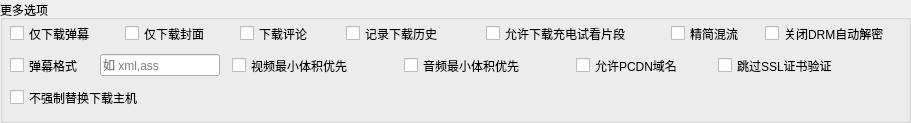
  <widget class="QGroupBox" name="groupBox_15">
   <property name="geometry">
    <rect>
     <x>630</x>
     <y>500</y>
     <width>911</width>
     <height>123</height>
    </rect>
   </property>
   <property name="title">
    <string>更多选项</string>
   </property>
   <widget class="QCheckBox" name="checkBox_danmaku_only">
    <property name="geometry">
     <rect>
      <x>10</x>
      <y>24</y>
      <width>105</width>
      <height>19</height>
     </rect>
    </property>
    <property name="toolTip">
     <string>&lt;html&gt;&lt;head/&gt;&lt;body&gt;&lt;p&gt;仅下载弹幕，不下载音视频（--danmaku-only）&lt;/p&gt;&lt;/body&gt;&lt;/html&gt;</string>
    </property>
    <property name="text">
     <string>仅下载弹幕</string>
    </property>
   </widget>
   <widget class="QCheckBox" name="checkBox_cover_only">
    <property name="geometry">
     <rect>
      <x>125</x>
      <y>24</y>
      <width>105</width>
      <height>19</height>
     </rect>
    </property>
    <property name="toolTip">
     <string>&lt;html&gt;&lt;head/&gt;&lt;body&gt;&lt;p&gt;仅下载封面（--cover-only）&lt;/p&gt;&lt;/body&gt;&lt;/html&gt;</string>
    </property>
    <property name="text">
     <string>仅下载封面</string>
    </property>
   </widget>
   <widget class="QCheckBox" name="checkBox_comments">
    <property name="geometry">
     <rect>
      <x>240</x>
      <y>24</y>
      <width>96</width>
      <height>19</height>
     </rect>
    </property>
    <property name="toolTip">
     <string>&lt;html&gt;&lt;head/&gt;&lt;body&gt;&lt;p&gt;同时下载视频评论区，保存为 JSON（--comments）&lt;/p&gt;&lt;/body&gt;&lt;/html&gt;</string>
    </property>
    <property name="text">
     <string>下载评论</string>
    </property>
   </widget>
   <widget class="QCheckBox" name="checkBox_save_archives">
    <property name="geometry">
     <rect>
      <x>346</x>
      <y>24</y>
      <width>130</width>
      <height>19</height>
     </rect>
    </property>
    <property name="toolTip">
     <string>&lt;html&gt;&lt;head/&gt;&lt;body&gt;&lt;p&gt;将下载过的视频记录到本地文件，用于后续跳过下载同个视频（--save-archives-to-file）&lt;/p&gt;&lt;/body&gt;&lt;/html&gt;</string>
    </property>
    <property name="text">
     <string>记录下载历史</string>
    </property>
   </widget>
   <widget class="QCheckBox" name="checkBox_allow_preview">
    <property name="geometry">
     <rect>
      <x>486</x>
      <y>24</y>
      <width>175</width>
      <height>19</height>
     </rect>
    </property>
    <property name="toolTip">
     <string>&lt;html&gt;&lt;head/&gt;&lt;body&gt;&lt;p&gt;允许下载充电专属视频的试看片段（默认遇到试看片段直接中止）（--allow-preview）&lt;/p&gt;&lt;/body&gt;&lt;/html&gt;</string>
    </property>
    <property name="text">
     <string>允许下载充电试看片段</string>
    </property>
   </widget>
   <widget class="QCheckBox" name="checkBox_simply_mux">
    <property name="geometry">
     <rect>
      <x>671</x>
      <y>24</y>
      <width>84</width>
      <height>19</height>
     </rect>
    </property>
    <property name="toolTip">
     <string>&lt;html&gt;&lt;head/&gt;&lt;body&gt;&lt;p&gt;精简混流，不增加描述、作者等信息（--simply-mux）&lt;/p&gt;&lt;/body&gt;&lt;/html&gt;</string>
    </property>
    <property name="text">
     <string>精简混流</string>
    </property>
   </widget>
   <widget class="QCheckBox" name="checkBox_no_decrypt_drm">
    <property name="geometry">
     <rect>
      <x>765</x>
      <y>24</y>
      <width>135</width>
      <height>19</height>
     </rect>
    </property>
    <property name="toolTip">
     <string>&lt;html&gt;&lt;head/&gt;&lt;body&gt;&lt;p&gt;关闭 DRM 自动检测与解密（默认开启自动解密）（--no-decrypt-drm）&lt;/p&gt;&lt;/body&gt;&lt;/html&gt;</string>
    </property>
    <property name="text">
     <string>关闭DRM自动解密</string>
    </property>
   </widget>
   <widget class="QCheckBox" name="checkBox_danmaku_formats">
    <property name="geometry">
     <rect>
      <x>10</x>
      <y>56</y>
      <width>84</width>
      <height>19</height>
     </rect>
    </property>
    <property name="toolTip">
     <string>&lt;html&gt;&lt;head/&gt;&lt;body&gt;&lt;p&gt;指定需下载的弹幕格式，用逗号分隔（仅支持 xml,ass）（--download-danmaku-formats）&lt;/p&gt;&lt;/body&gt;&lt;/html&gt;</string>
    </property>
    <property name="text">
     <string>弹幕格式</string>
    </property>
   </widget>
   <widget class="QLineEdit" name="lineEdit_danmaku_formats">
    <property name="geometry">
     <rect>
      <x>100</x>
      <y>54</y>
      <width>120</width>
      <height>22</height>
     </rect>
    </property>
    <property name="placeholderText">
     <string>如 xml,ass</string>
    </property>
   </widget>
   <widget class="QCheckBox" name="checkBox_video_ascending">
    <property name="geometry">
     <rect>
      <x>232</x>
      <y>56</y>
      <width>160</width>
      <height>19</height>
     </rect>
    </property>
    <property name="toolTip">
     <string>&lt;html&gt;&lt;head/&gt;&lt;body&gt;&lt;p&gt;视频升序选择（最小体积优先）（--video-ascending）&lt;/p&gt;&lt;/body&gt;&lt;/html&gt;</string>
    </property>
    <property name="text">
     <string>视频最小体积优先</string>
    </property>
   </widget>
   <widget class="QCheckBox" name="checkBox_audio_ascending">
    <property name="geometry">
     <rect>
      <x>404</x>
      <y>56</y>
      <width>160</width>
      <height>19</height>
     </rect>
    </property>
    <property name="toolTip">
     <string>&lt;html&gt;&lt;head/&gt;&lt;body&gt;&lt;p&gt;音频升序选择（最小体积优先）（--audio-ascending）&lt;/p&gt;&lt;/body&gt;&lt;/html&gt;</string>
    </property>
    <property name="text">
     <string>音频最小体积优先</string>
    </property>
   </widget>
   <widget class="QCheckBox" name="checkBox_allow_pcdn">
    <property name="geometry">
     <rect>
      <x>576</x>
      <y>56</y>
      <width>130</width>
      <height>19</height>
     </rect>
    </property>
    <property name="toolTip">
     <string>&lt;html&gt;&lt;head/&gt;&lt;body&gt;&lt;p&gt;不替换 PCDN 域名，仅在正常情况无法下载时使用（--allow-pcdn）&lt;/p&gt;&lt;/body&gt;&lt;/html&gt;</string>
    </property>
    <property name="text">
     <string>允许PCDN域名</string>
    </property>
   </widget>
   <widget class="QCheckBox" name="checkBox_insecure">
    <property name="geometry">
     <rect>
      <x>718</x>
      <y>56</y>
      <width>150</width>
      <height>19</height>
     </rect>
    </property>
    <property name="toolTip">
     <string>&lt;html&gt;&lt;head/&gt;&lt;body&gt;&lt;p&gt;跳过 SSL 证书验证（仅用于抓包/代理场景）（--insecure）&lt;/p&gt;&lt;/body&gt;&lt;/html&gt;</string>
    </property>
    <property name="text">
     <string>跳过SSL证书验证</string>
    </property>
   </widget>
   <widget class="QCheckBox" name="checkBox_force_replace">
    <property name="geometry">
     <rect>
      <x>10</x>
      <y>88</y>
      <width>175</width>
      <height>19</height>
     </rect>
    </property>
    <property name="toolTip">
     <string>&lt;html&gt;&lt;head/&gt;&lt;body&gt;&lt;p&gt;默认强制将下载服务器替换为备份镜像；勾选后改用接口返回的原始地址（--force-replace-host false），当备份镜像返回 404 下载失败时可尝试&lt;/p&gt;&lt;/body&gt;&lt;/html&gt;</string>
    </property>
    <property name="text">
     <string>不强制替换下载主机</string>
    </property>
   </widget>
  </widget>
